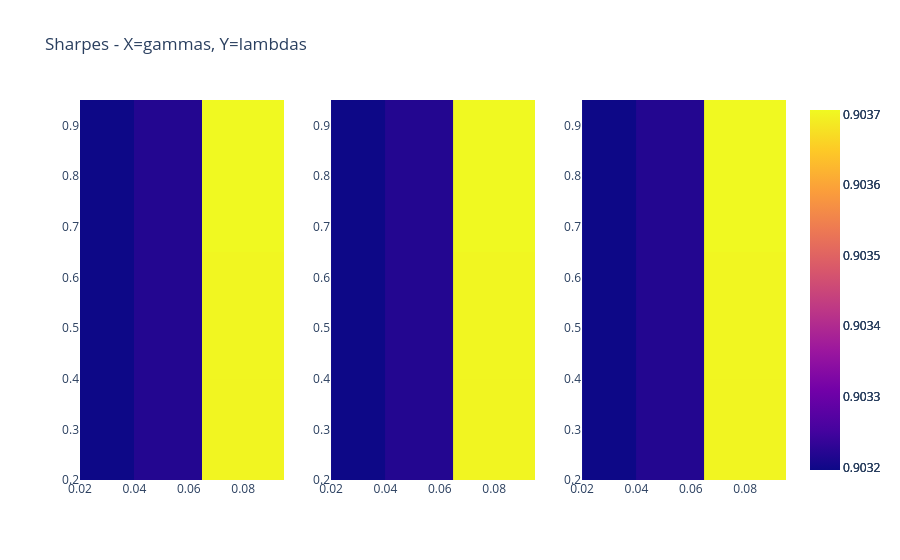

Write notebook code for a chart like this one.
### Code cell
from plotly.subplots import make_subplots

sharpes_img = make_subplots(rows=1, cols=3)
sharpes_img.add_trace(go.Heatmap(x=gammas, y=lambdas, z=sharpes[:,:,0]), row=1, col=1)
sharpes_img.add_trace(go.Heatmap(x=gammas, y=lambdas, z=sharpes[:,:,1]), row=1, col=2)
sharpes_img.add_trace(go.Heatmap(x=gammas, y=lambdas, z=sharpes[:,:,2]), row=1, col=3)
sharpes_img.update_layout(title="Sharpes - X=gammas, Y=lambdas")
sharpes_img.show()

### Figure 1 — Plotly figure (JSON) as saved in the notebook; plotly's stock layout.template omitted (floating-point values rounded to 4 significant figures)
{"data": [{"type": "heatmap", "x": [0.03, 0.05, 0.08], "xaxis": "x", "y": [0.3, 0.5, 0.8], "yaxis": "y", "z": [[0.9032, 0.9032, 0.9037], [0.9032, 0.9032, 0.9037], [0.9032, 0.9032, 0.9037]]}, {"type": "heatmap", "x": [0.03, 0.05, 0.08], "xaxis": "x2", "y": [0.3, 0.5, 0.8], "yaxis": "y2", "z": [[0.9032, 0.9032, 0.9037], [0.9032, 0.9032, 0.9037], [0.9032, 0.9032, 0.9037]]}, {"type": "heatmap", "x": [0.03, 0.05, 0.08], "xaxis": "x3", "y": [0.3, 0.5, 0.8], "yaxis": "y3", "z": [[0.9032, 0.9032, 0.9037], [0.9032, 0.9032, 0.9037], [0.9032, 0.9032, 0.9037]]}], "layout": {"title": {"text": "Sharpes - X=gammas, Y=lambdas"}, "xaxis": {"anchor": "y", "domain": [0, 0.2889]}, "xaxis2": {"anchor": "y2", "domain": [0.3556, 0.6444]}, "xaxis3": {"anchor": "y3", "domain": [0.7111, 1]}, "yaxis": {"anchor": "x", "domain": [0, 1]}, "yaxis2": {"anchor": "x2", "domain": [0, 1]}, "yaxis3": {"anchor": "x3", "domain": [0, 1]}}}
